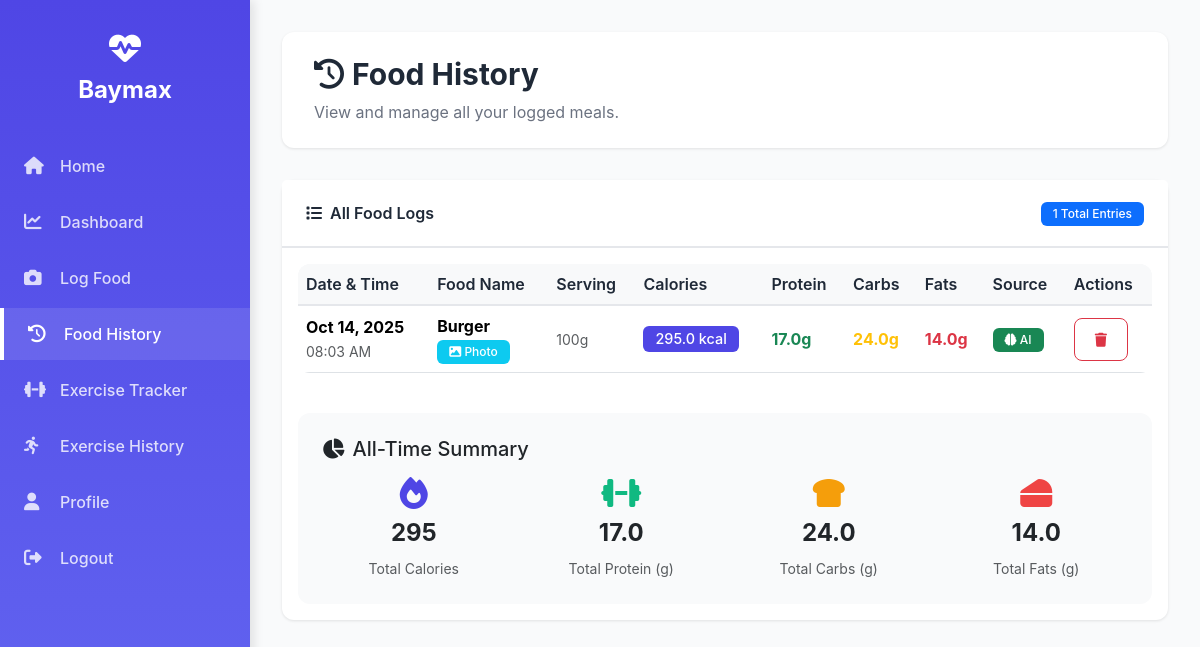
The page /food_history (signed in) on the database its author committed.
### app.py (models this page shows)
class FoodLog(db.Model):
    id = db.Column(db.Integer, primary_key=True)
    user_id = db.Column(db.Integer, db.ForeignKey('user.id'))
    food_name = db.Column(db.String(200))
    calories = db.Column(db.Float)
    protein = db.Column(db.Float, default=0)
    carbs = db.Column(db.Float, default=0)
    fats = db.Column(db.Float, default=0)
    serving_size = db.Column(db.String(100), default="100g")
    date = db.Column(db.DateTime, default=datetime.utcnow)
    source = db.Column(db.String(50))
    image_path = db.Column(db.String(300), nullable=True)

### app.py (the view)
@app.route('/food_history')
@login_required
def food_history():
    logs = FoodLog.query.filter_by(user_id=current_user.id).order_by(FoodLog.date.desc()).all()
    return render_template('food_history.html', logs=logs)

### app.py (called while the page is built)
@login_manager.user_loader
def load_user(user_id):
    return User.query.get(int(user_id))

### templates/food_history.html (shortened to what this page needs)
{% extends "base.html" %}
{% block content %}
<div class="content-header">
    <h1><i class="fas fa-history me-2"></i>Food History</h1>
    <p>View and manage all your logged meals.</p>
</div>
<div class="row mb-4">
    <div class="col-md-12">
        <div class="card">
            <div class="card-header d-flex justify-content-between align-items-center">
                <span><i class="fas fa-list me-2"></i>All Food Logs</span>
                <div>
                    <span class="badge bg-primary">{{ logs|length }} Total Entries</span>
                </div>
            </div>
            <div class="card-body">
                {% if logs %}
                <div class="table-responsive">
                    <table class="table table-hover align-middle">
                        <thead class="table-light">
                            <tr>
                                <th>Date & Time</th>
                                <th>Food Name</th>
                                <th>Serving</th>
                                <th>Calories</th>
                                <th>Protein</th>
                                <th>Carbs</th>
                                <th>Fats</th>
                                <th>Source</th>
                                <th>Actions</th>
                            </tr>
                        </thead>
                        <tbody>
                            {% for log in logs %}
                            <tr>
                                <td>
                                    <div>
                                        <strong>{{ log.date.strftime('%b %d, %Y') }}</strong>
                                        <br>
                                        <small class="text-muted">{{ log.date.strftime('%I:%M %p') }}</small>
                                    </div>
                                </td>
                                <td>
                                    <strong>{{ log.food_name|title }}</strong>
                                    {% if log.image_path %}
                                    <br><span class="badge badge-sm bg-info"><i class="fas fa-image"></i> Photo</span>
                                    {% endif %}
                                </td>
                                <td><small class="text-muted">{{ log.serving_size }}</small></td>
                                <td>
                                    <span class="badge" style="background: #4F46E5; font-size: 0.9rem;">
                                        {{ log.calories }} kcal
                                    </span>
                                </td>
                                <td><span class="text-success fw-bold">{{ log.protein }}g</span></td>
                                <td><span class="text-warning fw-bold">{{ log.carbs }}g</span></td>
                                <td><span class="text-danger fw-bold">{{ log.fats }}g</span></td>
                                <td>
                                    {% if log.source == 'ai' %}
                                    <span class="badge bg-success"><i class="fas fa-brain"></i> AI</span>
                                    {% elif log.source == 'search' %}
                                    <span class="badge bg-info"><i class="fas fa-search"></i> Search</span>
                                    {% else %}
                                    <span class="badge bg-secondary"><i class="fas fa-keyboard"></i> Manual</span>
                                    {% endif %}
                                </td>
                                <td>
                                    <form method="post" action="{{ url_for('delete_log', log_id=log.id) }}" style="display: inline;" onsubmit="return confirm('Are you sure you want to delete this entry?');">
                                        <button type="submit" class="btn btn-sm btn-outline-danger" title="Delete">
                                            <i class="fas fa-trash"></i>
                                        </button>
                                    </form>
                                </td>
                            </tr>
                            {% endfor %}
                        </tbody>
                    </table>
                </div>
                <div class="mt-4 p-4" style="background: #F9FAFB; border-radius: 12px;">
                    <h5 class="mb-3"><i class="fas fa-chart-pie me-2"></i>All-Time Summary</h5>
                    <div class="row text-center">
                        <div class="col-md-3">
                            <div class="mb-2">
                                <i class="fas fa-fire fa-2x" style="color: #4F46E5;"></i>
                            </div>
                            <h4 class="fw-bold">{{ logs|sum(attribute='calories')|int }}</h4>
                            <small class="text-muted">Total Calories</small>
                        </div>
                        <div class="col-md-3">
                            <div class="mb-2">
                                <i class="fas fa-dumbbell fa-2x" style="color: #10B981;"></i>
                            </div>
                            <h4 class="fw-bold">{{ logs|sum(attribute='protein')|round(1) }}</h4>
                            <small class="text-muted">Total Protein (g)</small>
                        </div>
                        <div class="col-md-3">
                            <div class="mb-2">
                                <i class="fas fa-bread-slice fa-2x" style="color: #F59E0B;"></i>
                            </div>
                            <h4 class="fw-bold">{{ logs|sum(attribute='carbs')|round(1) }}</h4>
                            <small class="text-muted">Total Carbs (g)</small>
                        </div>
                        <div class="col-md-3">
                            <div class="mb-2">
                                <i class="fas fa-cheese fa-2x" style="color: #EF4444;"></i>
                            </div>
                            <h4 class="fw-bold">{{ logs|sum(attribute='fats')|round(1) }}</h4>
                            <small class="text-muted">Total Fats (g)</small>
                        </div>
                    </div>
                </div>
                {% endif %}
            </div>
        </div>
    </div>
</div>
{% endblock %}

### templates/base.html (style rules this page uses)
:root { --sidebar-width: 250px; --primary-color: #4F46E5; --secondary-color: #10B981; --danger-color: #EF4444; --bg-light: #F9FAFB; --text-dark: #1F2937; --border-color: #E5E7EB; }
body { font-family: 'Inter', -apple-system, BlinkMacSystemFont, sans-serif; background-color: var(--bg-light); min-height: 100vh; margin: 0; padding: 0; }
.content-header { background: white; padding: 1.5rem 2rem; border-radius: 12px; margin-bottom: 2rem; box-shadow: 0 1px 3px rgba(0,0,0,0.1); }
.content-header h1 { margin: 0; color: var(--text-dark); font-size: 1.875rem; font-weight: 700; }
.content-header p { margin: 0.5rem 0 0 0; color: #6B7280; }
.card { border: none; border-radius: 12px; box-shadow: 0 1px 3px rgba(0,0,0,0.1); margin-bottom: 1.5rem; transition: transform 0.2s, box-shadow 0.2s; }
.card-header { background: white; border-bottom: 2px solid var(--border-color); padding: 1.25rem 1.5rem; font-weight: 600; color: var(--text-dark); }
.btn { border-radius: 8px; padding: 0.625rem 1.25rem; font-weight: 500; transition: all 0.2s; }
.table { background: white; border-radius: 12px; overflow: hidden; }
.table thead { background: var(--bg-light); }
.table th { font-weight: 600; color: var(--text-dark); border-bottom: 2px solid var(--border-color); }
.badge { padding: 0.375rem 0.75rem; border-radius: 6px; font-weight: 500; }

### rows shown on the page
FoodLog: date "Oct 14, 2025", date "08:03 AM", food_name "Burger", shows "Photo", serving_size "100g", calories "295.0", protein "17.0", carbs "24.0", fats "14.0", source "ai" (drawn)

### other values the page prints
{{ logs|length }} "1"
{{ logs|sum(attribute='calories')|int }} "295"
{{ logs|sum(attribute='protein')|round(1) }} "17.0"
{{ logs|sum(attribute='carbs')|round(1) }} "24.0"
{{ logs|sum(attribute='fats')|round(1) }} "14.0"
